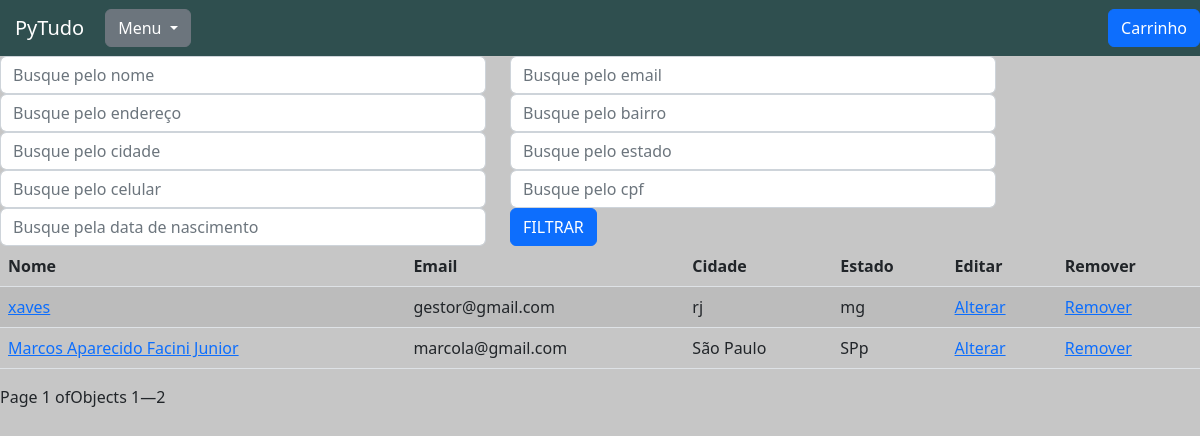
The page /usuarios/listar_usuarios/ on the database its author committed.
### usuarios/models.py (models this page shows, shortened)
class Usuarios(models.Model):
    usuario = models.ForeignKey(settings.AUTH_USER_MODEL, on_delete=models.CASCADE)
    nome = models.CharField(max_length=40)
    cpf = CPFField('CPF')
    data_de_nascimento = models.DateField()
    celular = PhoneNumberField(null=False, blank=False)
    endereco = models.CharField(max_length=50)
    numero_endereco = models.CharField(max_length=10)
    complemento = models.CharField(max_length=50, blank=True, null= True)
    bairro = models.CharField(max_length=30)
    cidade = models.CharField(max_length=30)
    estado = models.CharField(max_length=30)
    data_atualizacao = models.DateTimeField(auto_now=True, null=True)

### usuarios/views.py (the view)
# urls.py: path('listar_usuarios/', views.listar_usuarios, name='listar_usuarios'),
@has_permission_decorator('gerenciar_usuarios')
def listar_usuarios(request):
    usuarios = Usuarios.objects.all()
    nome_filtrar = request.GET.get('nome')
    if nome_filtrar:
        usuarios = usuarios.filter(nome__icontains=nome_filtrar)
    email_filtrar = request.GET.get('email')
    if email_filtrar:
        usuarios = usuarios.filter(usuario__email__icontains=email_filtrar)
    endereco_filtrar = request.GET.get('endereco')
    if endereco_filtrar:
        usuarios = usuarios.filter(endereco__icontains=endereco_filtrar)
    bairro_filtrar = request.GET.get('bairro')
    if bairro_filtrar:
        usuarios = usuarios.filter(bairro__icontains=bairro_filtrar)
    cidade_filtrar = request.GET.get('cidade')
    if cidade_filtrar:
        usuarios = usuarios.filter(cidade__icontains=cidade_filtrar)
    estado_filtrar = request.GET.get('estado')
    if estado_filtrar:
        usuarios = usuarios.filter(estado__icontains=estado_filtrar)
    celular_filtrar = request.GET.get('celular')
    if celular_filtrar:
        usuarios = usuarios.filter(celular=celular_filtrar)
    cpf_filtrar = request.GET.get('cpf')
    if cpf_filtrar:
        usuarios = usuarios.filter(cpf=cpf_filtrar)
    data_de_nascimento_filtrar = request.GET.get('data_de_nascimento')
    if data_de_nascimento_filtrar:
        data_convertida = datetime.strptime(data_de_nascimento_filtrar, "%d/%m/%Y").strftime('%Y-%m-%d')
        usuarios = usuarios.filter(data_de_nascimento=data_convertida)
    usuarios_ordenados = usuarios.order_by('-id')
    paginacao = Paginator(usuarios_ordenados, 4)
    page = request.GET.get('page')
    usuarios_paginados = paginacao.get_page(page)
    return render(request, 'listar_usuarios.html', {'usuarios_paginados': usuarios_paginados})

### usuarios/templates/listar_usuarios.html (shortened to what this page needs)
{% extends 'base.html' %}
{% load static %}
{% load filtros %}
{% block 'head' %}
    <link href="{% static 'usuarios/css/listar_usuarios.css' %}" rel="stylesheet">
{% endblock %}
{% block 'body' %}
    <form action="#" method="GET"> {% csrf_token %}
        <div class="row">
            <div class="col-md-5">
                <input type="text" placeholder="Busque pelo nome" class="form-control" name="nome">
            </div>
            <div class="col-md-5">
                <input type="text" placeholder="Busque pelo email" class="form-control" name="email">
            </div>
            <div class="col-md-5">
                <input type="text" placeholder="Busque pelo endereço" class="form-control" name="endereco">
            </div>
            <div class="col-md-5">
                <input type="text" placeholder="Busque pelo bairro" class="form-control" name="bairro">
            </div>
            <div class="col-md-5">
                <input type="text" placeholder="Busque pelo cidade" class="form-control" name="cidade">
            </div>
            <div class="col-md-5">
                <input type="text" placeholder="Busque pelo estado" class="form-control" name="estado">
            </div>
            <div class="col-md-5">
                <input type="text" id="celular" placeholder="Busque pelo celular" class="form-control" name="celular">
            </div>
            <div class="col-md-5">
                <input type="text" id="cpf" placeholder="Busque pelo cpf" class="form-control" name="cpf">
            </div>
            <div class="col-md-5">
                <input type="text" id="data_de_nascimento" placeholder="Busque pela data de nascimento" class="form-control" name="data_de_nascimento">
            </div>
            <div class="col-md-3">
                <input type="submit" value="FILTRAR" class="btn btn-primary">
            </div>
        </div>
    </form>
    <table class="table table-striped">
        <thead>
          <tr>
            <th scope="col">Nome</th>
            <th scope="col">Email</th>
            <th scope="col">Cidade</th>
            <th scope="col">Estado</th>
            <th scope="col">Editar</th>
            <th scope="col">Remover</th>
          </tr>
        </thead>
        <tbody>
            {% for usuario in usuarios_paginados %}
                <tr>
                    <td><a href="{% url 'ver_usuario' usuario.id %}">{{ usuario.nome}}</a></td>
                    <td>{{ usuario.usuario}}</td>
                    <td>{{ usuario.cidade}}</td>
                    <td>{{ usuario.estado}}</td>
                    <td><a href="{% url 'atualizar_usuario' usuario.id %}">Alterar</a></td>
                    <td><a href="{% url 'excluir_usuario' usuario.id %}">Remover</a></td>
                </tr>
            {% endfor %}
        </tbody>
    </table>
        <div class="pagination">
            Page {{ usuarios_paginados.number }} of {{ paginator.num_pages }}
            <p>Objects {{ usuarios_paginados.start_index }}—{{ usuarios_paginados.end_index }}</p>
        </div>
{% endblock %}

### pytudo/templates/static/base/css/base.css (style rules this page uses)
body { background-color: #C6C6C6 !important; }

### rows shown on the page
Usuarios: nome "xaves", usuario "gestor@gmail.com", cidade "rj", estado "mg"
Usuarios: nome "Marcos Aparecido Facini Junior", usuario "marcola@gmail.com", cidade "São Paulo", estado "SPp"

### other values the page prints
{{ usuarios_paginados.number }} "1"
{{ usuarios_paginados.start_index }} "1"
{{ usuarios_paginados.end_index }} "2"
